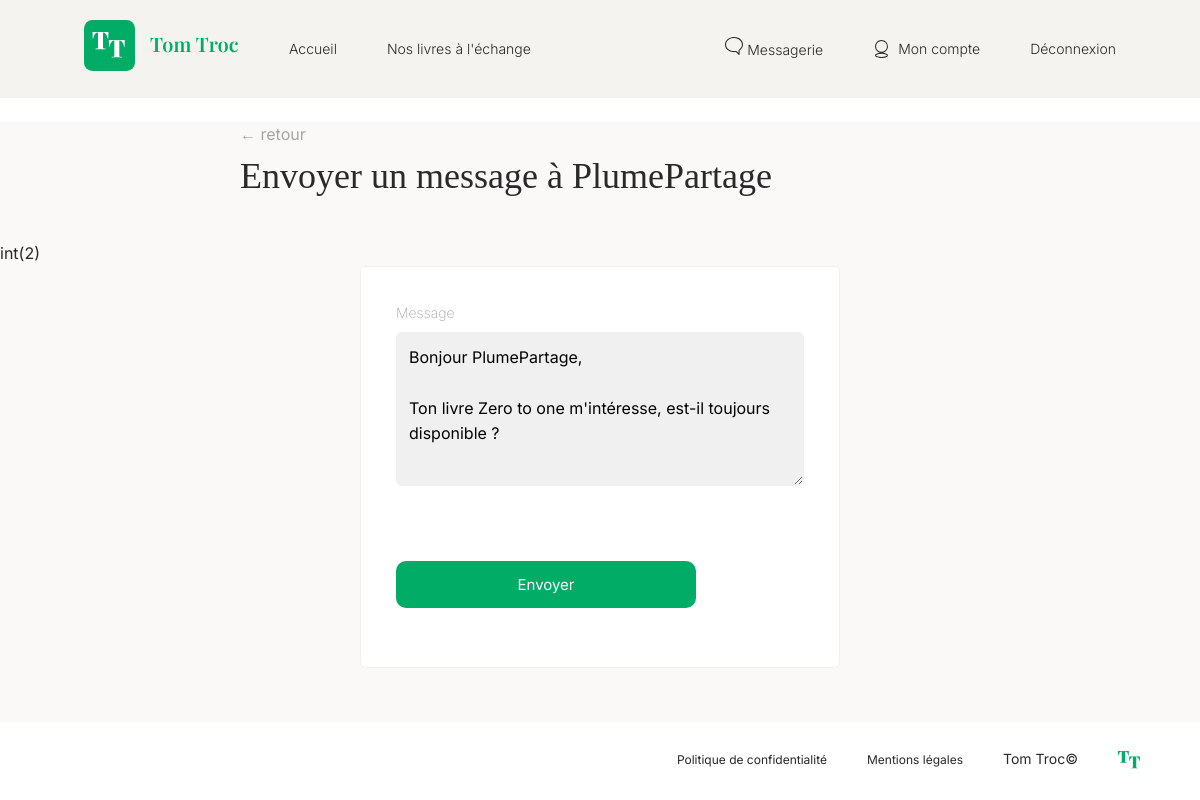
/index.php?page=firstMessage&contactId=2&bookId=46 (signed in), run on the app's committed database.
### tables this page shows
CREATE TABLE `users` (
  `id` int(11) NOT NULL,
  `pseudo` varchar(128) NOT NULL,
  `password` varchar(255) NOT NULL,
  `email` varchar(255) NOT NULL,
  `profile_picture` varchar(255) NOT NULL,
  `register_date` datetime NOT NULL DEFAULT current_timestamp()
);

CREATE TABLE `books` (
  `id` int(11) NOT NULL,
  `title` varchar(255) NOT NULL,
  `author` varchar(255) NOT NULL,
  `description` text NOT NULL,
  `availability` tinyint(1) NOT NULL,
  `cover` varchar(255) NOT NULL,
  `user_id` int(11) NOT NULL
);

### controllers/MessageController.php (called while the page is built, shortened)
<?php
class MessageController
{
    public function firstMessage()
    {
        $contactId = (int) Utils::request('contactId', -1);
        $bookId = (int) Utils::request('bookId', -1);
        $userManager = new UserManager();
        $user = $userManager->getUserById($contactId);
        $contactPseudo = $user->getPseudo();
        if ($bookId === -1) {
            $message = "Bonjour " . htmlspecialchars($contactPseudo ?? '') . ",\n\n"
                . "As-tu des livres disponibles ?\n\n"
                . "Merci.";
        } else {
            $bookManager = new BookManager();
            $book = $bookManager->getBookById($bookId);
            $bookTitle = $book->getTitle();
            $message = "Bonjour " . htmlspecialchars($contactPseudo ?? '') . ",\n\n"
                    . "Ton livre " . htmlspecialchars($bookTitle ?? '') . " m'intéresse, est-il toujours disponible ?";
        }
        require TEMPLATE_VIEW_PATH . 'firstMessage.php';
        require TEMPLATE_VIEW_PATH . 'main.php';
    }
}

### services/Utils.php (called while the page is built, shortened)
<?php
class Utils {
    public static function request(string $variableName, mixed $defaultValue = null) : mixed
    {
        return $_REQUEST[$variableName] ?? $defaultValue;
    }
}

### models/AbstractEntityManager.php (called while the page is built, shortened)
<?php
abstract class AbstractEntityManager
{
    public function __construct()
    {
        $this->db = new PDO(
            'mysql:host=' . DB_HOST . ';dbname=' . DB_NAME . ';charset=utf8mb4',
            DB_USER,
            DB_PASS,
            [
                PDO::ATTR_ERRMODE => PDO::ERRMODE_EXCEPTION,
                PDO::ATTR_DEFAULT_FETCH_MODE => PDO::FETCH_ASSOC
            ]
        );
    }
}

### models/UserManager.php (called while the page is built, shortened)
<?php
class UserManager extends AbstractEntityManager
{
    public function getUserById(int $id): ?User
    {
        $sql = "SELECT * FROM users WHERE id = :id";
        $query = $this->db->prepare($sql);
        $query->execute([
            'id' => $id
        ]);
        $userData = $query->fetch();
        return new User($userData);
    }
}

### models/User.php (called while the page is built, shortened)
<?php
class User
{
    private $pseudo;
    public function __construct(array $data)
    {
        $this->pseudo = $data['pseudo'];
    }
    public function getPseudo()
    {
        return $this->pseudo;
    }
}

### models/BookManager.php (called while the page is built, shortened)
<?php
class BookManager extends AbstractEntityManager
{
    public function getBookById(int $id): ?Book
    {
        $sql = "SELECT books.*, users.pseudo, users.profile_picture FROM books INNER JOIN users ON books.user_id = users.id WHERE books.id = :id";
        $query = $this->db->prepare($sql);
        $query->execute(['id' => $id]);
        $bookData = $query->fetch();
        return new Book($bookData);
    }
}

### models/Book.php (called while the page is built, shortened)
<?php
class Book
{
    private $title;
    public function __construct(array $data)
    {
        $this->title = $data['title'];
    }
    public function getTitle()
    {
        return $this->title;
    }
}

### views/templates/firstMessage.php (the view, shortened to what this page needs)
<div class="fil-ariane">
    <a href="index.php?page=myAccount">← retour</a>
</div>
<h1>Envoyer un message à <?= htmlspecialchars($contactPseudo) ?></h1>
<div class="create-book">
    <?php var_dump($contactId); ?>
    <form action="index.php?page=sendFirstMessage" method="POST" enctype="multipart/form-data">
        <div>
            <label for="content">Message</label>
            <textarea id="content" name="content" rows="5" cols= "32" required><?= $message ?></textarea>
        </div>
        <button type="submit">Envoyer</button>
    </form>
</div>

### css/style.css (style rules this page uses)
:root { --color-background1: #FFFFFF; --color-background2: #F5F3EF; --color-white: #FFFFFF; --color-header: #F5F3EF; --color-primary: #00AC66; --color-primary-dark: #354b3a; --color-secondary: #d9a18f; --color-text: #292929; --color-muted: #A6A6A6; --color-border: #F0F0F0; --color-footer: #FFFFFF; --radius: 5px; }
* { box-sizing: border-box; }
body { margin: 0; font-family: 'Inter', sans-serif; background: var(--color-background1); color: var(--color-text); line-height: 1.6; }
a { color: inherit; text-decoration: none; }
button, input, textarea, select { font: inherit; }
h1, h2 { font-family: 'Playfair Display', serif; font-weight: normal; }
.fil-ariane { margin-left: 20%; margin-top: 24px; color: var(--color-muted); }
main > h1 { margin: 0 0 35px 20%; font-size: 36px; }
.create-book label { color: var(--color-muted); font-weight: 200; }
.create-book input, .create-book textarea, .create-book select { background-color: #F0F0F0; margin-bottom: 24px; }
.create-book button { display: inline-block; margin: 24px 0; padding: 12px 28px; border: 2px solid var(--color-primary); border-radius: 10px; font: normal 15px 'Inter', sans-serif; transition: all .3s ease; color: var(--color-white); background: var(--color-primary); width: 300px; }
form { max-width: 480px; margin: 0 auto; padding: 35px; border: 1px solid var(--color-border); border-radius: var(--radius); background: var(--color-white); }
form div { margin-bottom: 20px; }
label { display: block; margin-bottom: 7px; font-size: 14px; font-weight: bold; }
input, textarea , select { width: 100%; padding: 12px; border: 1px solid var(--color-border); border-radius: 6px; background: var(--color-white); }
button { padding: 12px 22px; border: none; border-radius: 6px; color: var(--color-white); background: var(--color-primary); font-weight: bold; cursor: pointer; }

### data on the page
users: pseudo "PlumePartage", content "Bonjour PlumePartage, Ton livre Zero to one m'intéresse, est-il toujours disponible ?"

### other printed values
$content "int(2)"
